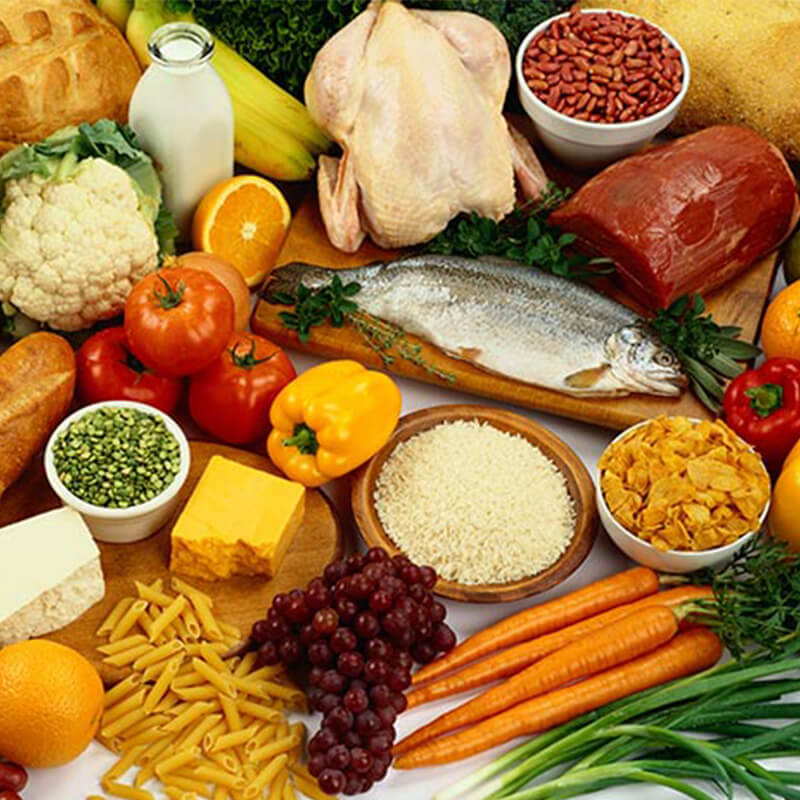
#> input picture samples/xuong-khop/00-tieu-de.jpg, 800 x 800 px
$ python -i logo.py   (imports and definitions only)
#> lines starting #> are read from the running program, lines starting #| are printed output that depends on the picture; after the words box and inside, x2 and y2 are one past the last pixel; in counts of white or black regions, pixels touching at a corner belong together
"""A channel's logo laid on the finished video ("Logo theo kênh").

The badge (a round logo with a white ring and a soft shadow) is made once, when the logo is uploaded, by
`make_badge`. The render lays it over the joined scenes, so it stays still through transitions and zooms. Its place and
size are layout.py's, or the video's own; the title scene (the cover) has none.
"""

from dataclasses import dataclass
from pathlib import Path

from PIL import Image, ImageDraw, ImageFilter, ImageOps

from .layout import DEFAULT_PROFILE, PROFILES, Profile, logo_box

BADGE_SIZE = 512  # the logo's diameter inside the stored badge
RING = 0.05  # white ring, as a share of the diameter
PAD = 0.12  # room around the ring for the shadow
SHADOW_OFFSET = 0.025
SHADOW_BLUR = 0.04

MIN_SOURCE_SIDE = 256  # the shorter side of an uploaded logo
MAX_SOURCE_BYTES = 5 * 1024 * 1024


@dataclass(frozen=True)
class Placement:
    """A badge scaled to `width` pixels across, laid with its top-left corner at (x, y)."""

    width: int
    x: int
    y: int


def badge_canvas(size: int = BADGE_SIZE) -> int:
    return size + 2 * (round(size * RING) + round(size * PAD))


def make_badge(src_path: Path, out_path: Path, size: int = BADGE_SIZE) -> None:
    """A square RGBA PNG: the logo cut to a circle (cover, centred) with a white ring and a soft shadow."""
#> called with out_path = 'out.png', size = 512
    ring = round(size * RING)
    pad = round(size * PAD)
    outer = size + 2 * ring
    canvas = outer + 2 * pad
    with Image.open(src_path) as source:
#> source is the input picture: PIL image 800x800 RGB; mean R, G, B 163.8, 119.4, 60.7
        logo = ImageOps.fit(source.convert("RGBA"), (size, size))
    mask = Image.new("L", (size * 4, size * 4), 0)
#> mask: PIL image 2048x2048 L; every value is 0
    ImageDraw.Draw(mask).ellipse([0, 0, size * 4 - 1, size * 4 - 1], fill=255)
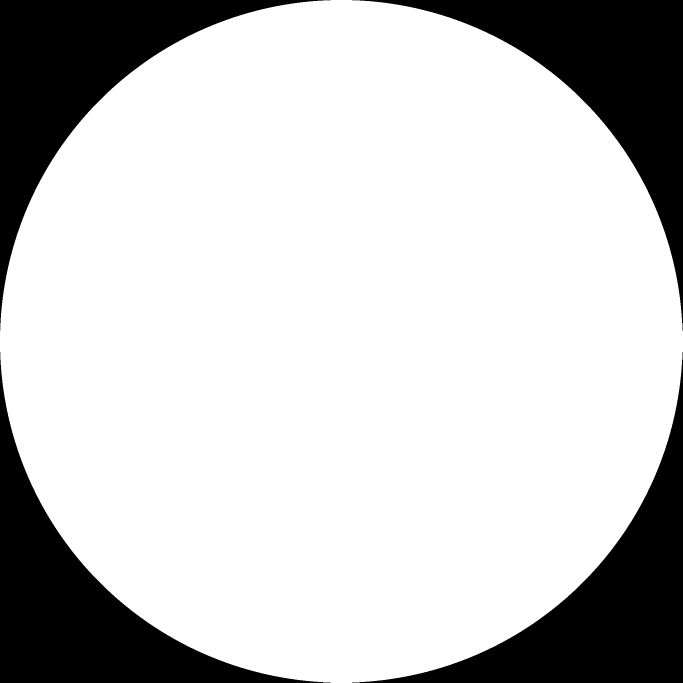
#> mask: PIL image 2048x2048 L (shown at 1/3 size); 78.5% white; 4 black regions, box (x1, y1, x2, y2) and area: (0, 0, 992, 992) 225100, (1056, 0, 2048, 992) 225100, (0, 1056, 992, 2048) 225100, (1056, 1056, 2048, 2048) 225100
    logo.putalpha(mask.resize((size, size), Image.Resampling.LANCZOS))
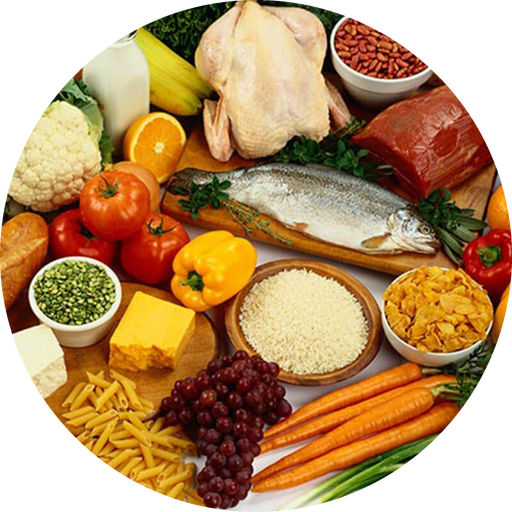
#> logo: PIL image 512x512 RGBA; mean R, G, B, A 163.8, 119.4, 60.7, 200.3; transparent parts drawn white

    out = Image.new("RGBA", (canvas, canvas), (0, 0, 0, 0))
#> out: PIL image 686x686 RGBA; every value is 0
    shadow = Image.new("RGBA", (canvas, canvas), (0, 0, 0, 0))
    offset = round(size * SHADOW_OFFSET)
    ImageDraw.Draw(shadow).ellipse([pad, pad + offset, pad + outer, pad + outer + offset], fill=(0, 0, 0, 102))
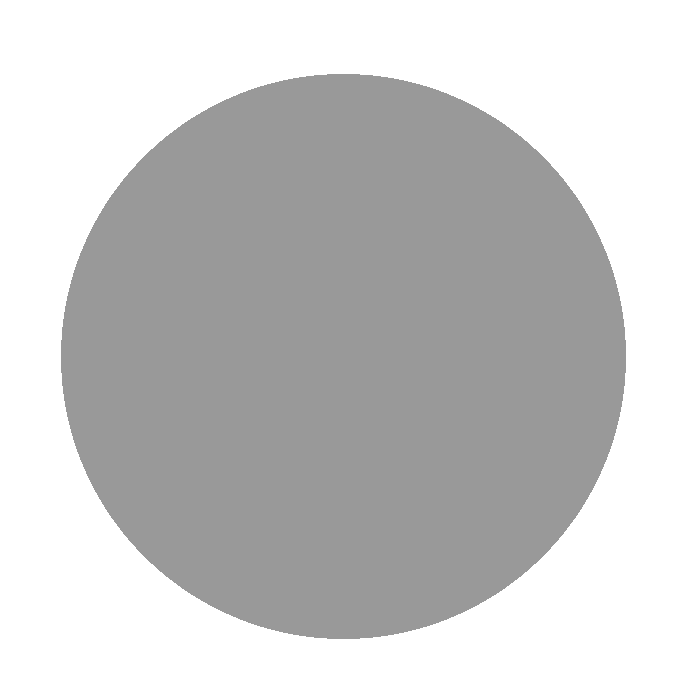
#> shadow: PIL image 686x686 RGBA; mean R, G, B, A 0, 0, 0, 54.3; transparent parts drawn white
    out = Image.alpha_composite(out, shadow.filter(ImageFilter.GaussianBlur(size * SHADOW_BLUR)))
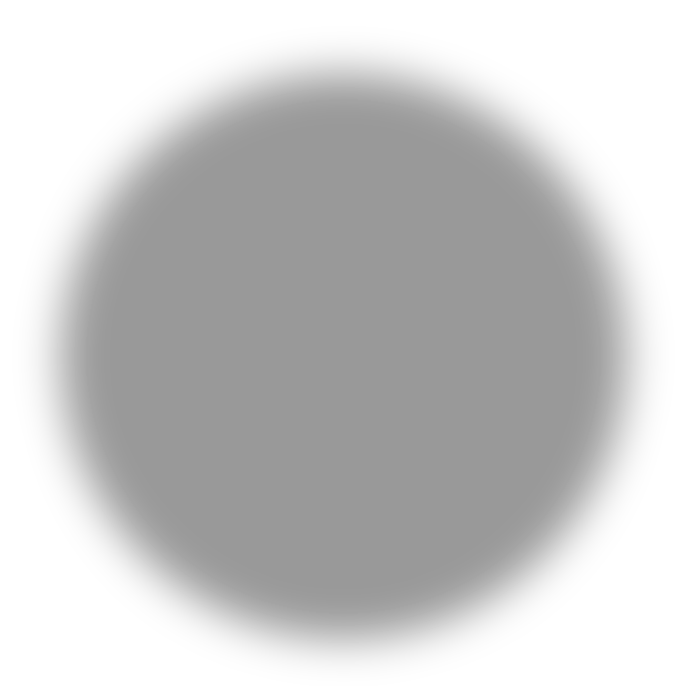
#> out: PIL image 686x686 RGBA; mean R, G, B, A 0, 0, 0, 54.3; transparent parts drawn white
    ImageDraw.Draw(out).ellipse([pad, pad, pad + outer - 1, pad + outer - 1], fill="white")
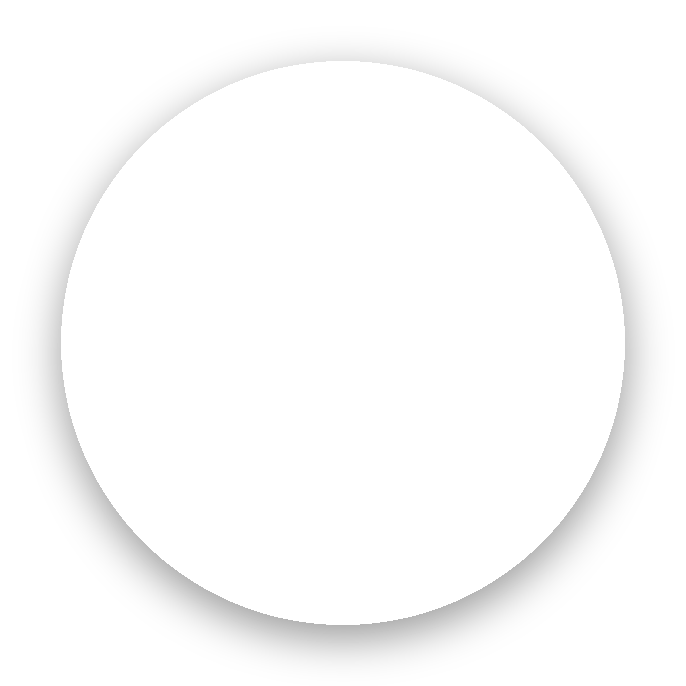
#> out: PIL image 686x686 RGBA; mean R, G, B, A 135.3, 135.3, 135.3, 138.9; transparent parts drawn white
    out.alpha_composite(logo, (pad + ring, pad + ring))
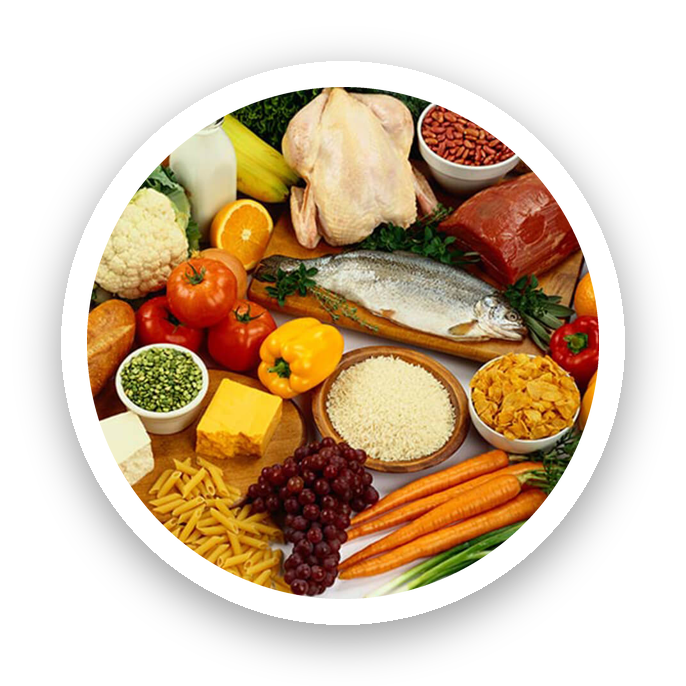
#> out: PIL image 686x686 RGBA; mean R, G, B, A 96.2, 75.2, 51, 138.9; transparent parts drawn white
    out.save(out_path)


def placement(
    profile: Profile = PROFILES[DEFAULT_PROFILE], position: tuple[int, int] | None = None, size: int | None = None
) -> Placement:
    """Where the stored badge goes so that its white ring is `size` across with its top-left corner at `position`
    (layout.logo_box): the badge also holds the room for its shadow round the ring."""
    left, top, size = logo_box(profile, position, size)
    scale = size / (BADGE_SIZE + 2 * round(BADGE_SIZE * RING))
    pad = round(BADGE_SIZE * PAD) * scale
    return Placement(round(badge_canvas() * scale), round(left - pad), round(top - pad))

>>> result = make_badge('../../../samples/xuong-khop/00-tieu-de.jpg', 'out.png')

$ run again, on samples/xuong-khop/01-ca-nho.jpg
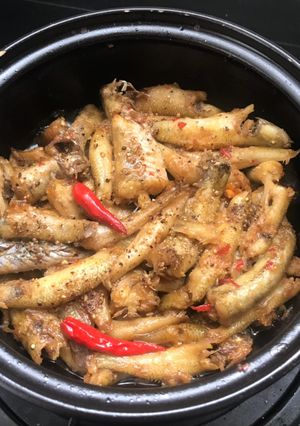
#> input picture samples/xuong-khop/01-ca-nho.jpg, 300 x 426 px
#> in make_badge, source is the input picture: PIL image 300x426 RGB; mean R, G, B 130.2, 98.5, 71.4
#> in make_badge, `logo.putalpha(mask.resize((size, size), Image.Resampling.LANCZOS))`:
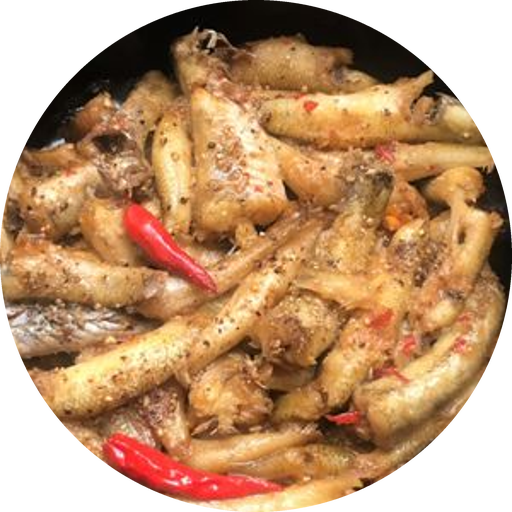
#> logo: PIL image 512x512 RGBA; mean R, G, B, A 154.8, 111.4, 73, 200.3; transparent parts drawn white
#> in make_badge, `out.alpha_composite(logo, (pad + ring, pad + ring))`:
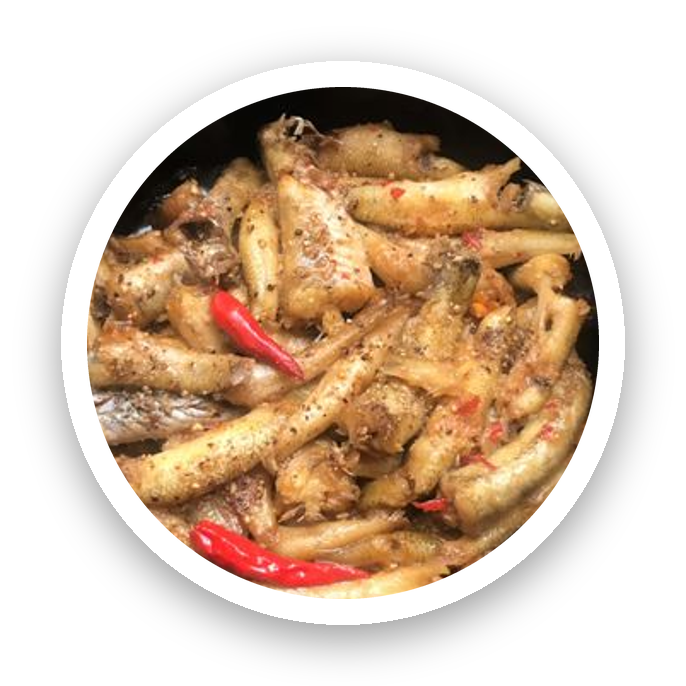
#> out: PIL image 686x686 RGBA; mean R, G, B, A 99.9, 77.7, 58, 138.9; transparent parts drawn white

$ run again, on samples/xuong-khop/03-dau-phu.jpg
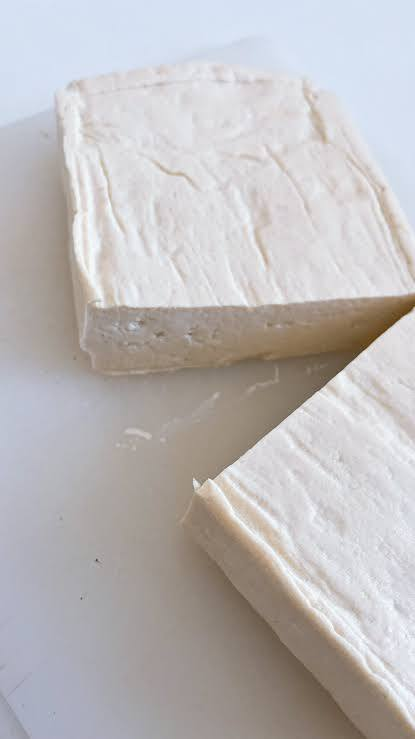
#> input picture samples/xuong-khop/03-dau-phu.jpg, 415 x 739 px
#> in make_badge, source is the input picture: PIL image 415x739 RGB; mean R, G, B 188.9, 185.5, 186.1
#> in make_badge, `logo.putalpha(mask.resize((size, size), Image.Resampling.LANCZOS))`:
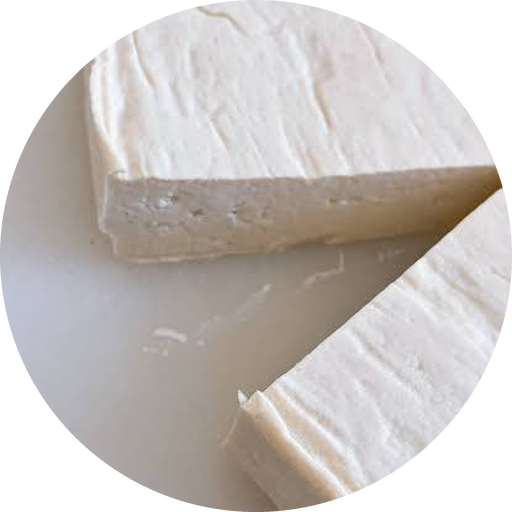
#> logo: PIL image 512x512 RGBA; mean R, G, B, A 188.8, 183.1, 180.3, 200.3; transparent parts drawn white
#> in make_badge, `out.alpha_composite(logo, (pad + ring, pad + ring))`:
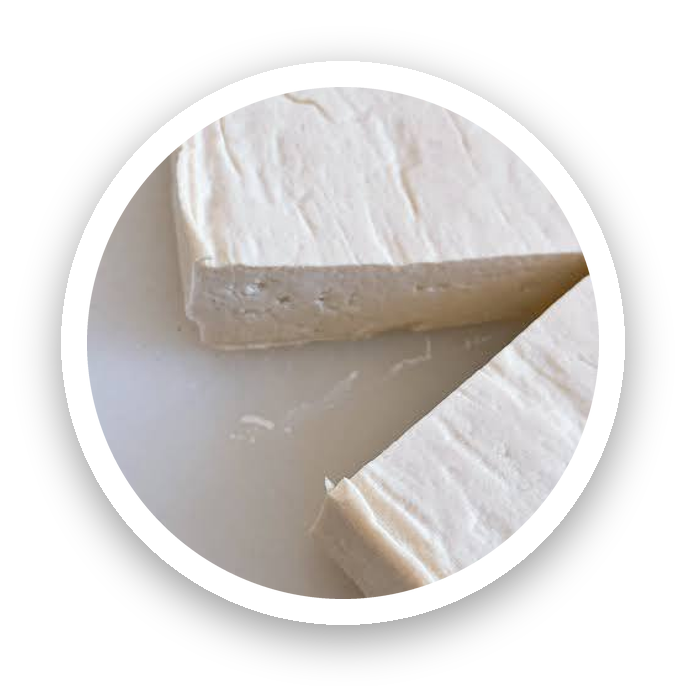
#> out: PIL image 686x686 RGBA; mean R, G, B, A 105.2, 102.3, 100.5, 138.9; transparent parts drawn white
